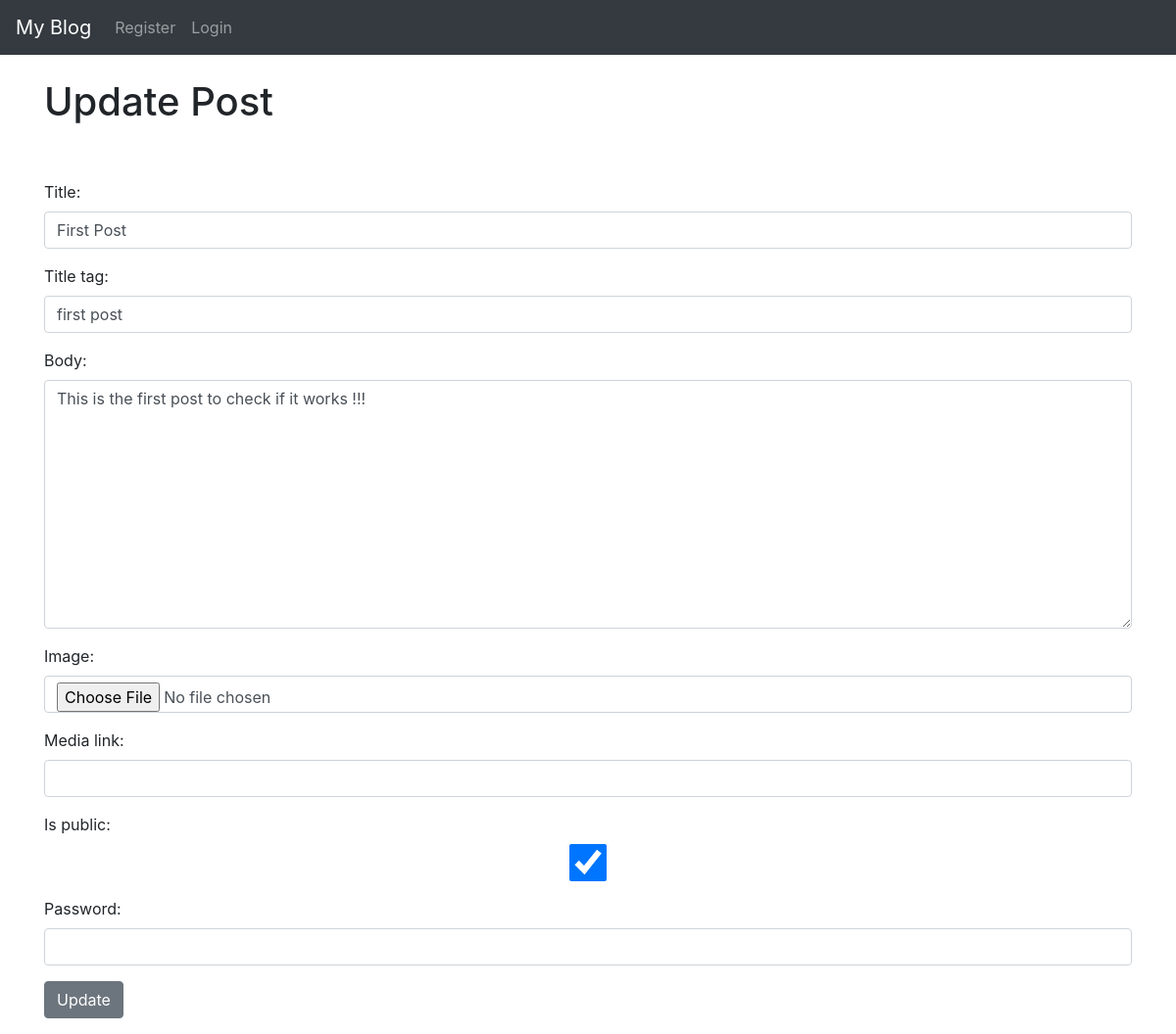
/article/edit/1, run on an earlier commit of the app's database.
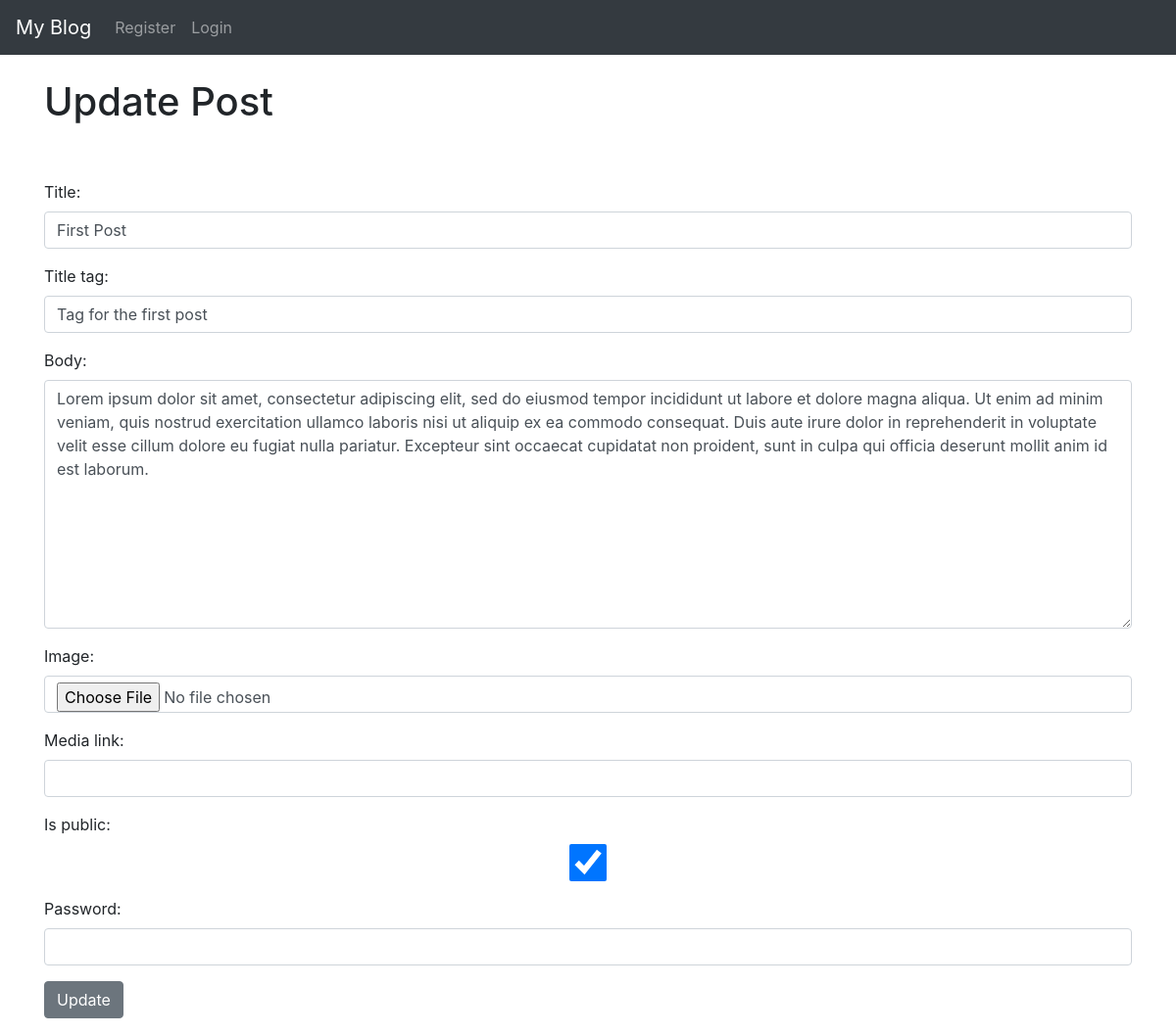
And on a later commit of the database.
### theblog/models.py (models this page shows, shortened)
class Post(models.Model):
    title = models.CharField(max_length=255)
    title_tag = models.CharField(max_length=255)
    author = models.ForeignKey(User, on_delete=models.CASCADE)
    body = models.TextField()
    category = models.CharField(max_length=255, default='uncategorized')
    created_at = models.DateTimeField(default=timezone.now)
    updated_at = models.DateTimeField(auto_now=True)
    post_date = models.DateField(auto_now_add=True)
    is_public = models.BooleanField(default=True)
    password = models.CharField(max_length=50, blank=True, null=True)
    image = models.ImageField(upload_to='images/', null=True, blank=True)
    media_link = models.URLField(max_length=200, null=True, blank=True)

### theblog/views.py (the view)
# urls.py: path('article/edit/<int:pk>', UpdatePostView.as_view(), name='update_post'),
class UpdatePostView(UpdateView):
    model = Post
    form_class = EditForm
    template_name = 'update_post.html'

### theblog/forms.py
class EditForm(forms.ModelForm):
    class Meta:
        model = Post
        fields = ('title', 'title_tag', 'body', 'image', 'media_link', 'is_public', 'password')
        widgets = {
            'title':forms.TextInput(attrs={'class': 'form-control', 'placeholder': 'Enter blog title...'}),
            'title_tag': forms.TextInput(attrs={'class': 'form-control', 'placeholder': 'Enter title tag for this post...'}),
            'body': forms.Textarea(attrs={'class': 'form-control'}),
            'category': forms.Select(choices=choice_list, attrs={'class': 'form-control'}),
            'image': forms.ClearableFileInput(attrs={'class': 'form-control'}),
            'media_link': forms.URLInput(attrs={'class': 'form-control'}),
            'is_public': forms.CheckboxInput(attrs={'class': 'form-control'}),
            'password': forms.PasswordInput(attrs={'class': 'form-control'}),
        }

### theblog/templates/update_post.html (shortened to what this page needs)
{% extends 'base.html' %}
{% block content %}
    <h1>Update Post</h1>
    <br/><br/>
    <div class="form-group">
        <form method="POST">
                {{ form.as_p }}
                <button class="btn btn-secondary">Update</button>
        </form>
    </div>
{% endblock %}

What changed in the data, as far as the page shows it:
changed Post "First Post": title_tag "first post" → "Tag for the first post"; body "This is the first post to check if it works !!!" → "Lorem ipsum dolor sit amet, consectetur adipiscing elit, sed do eiusmod tempor incididunt ut labore et dolore magna aliqua. Ut enim ad minim veniam, quis nostrud exercitation ullamco laboris nisi ut aliquip ex ea commodo consequat. Duis aute irure dolor in reprehenderit in voluptate velit esse cillum dolore eu fugiat nulla pariatur. Excepteur sint occaecat cupidatat non proident, sunt in culpa qui officia deserunt mollit anim id est laborum."
